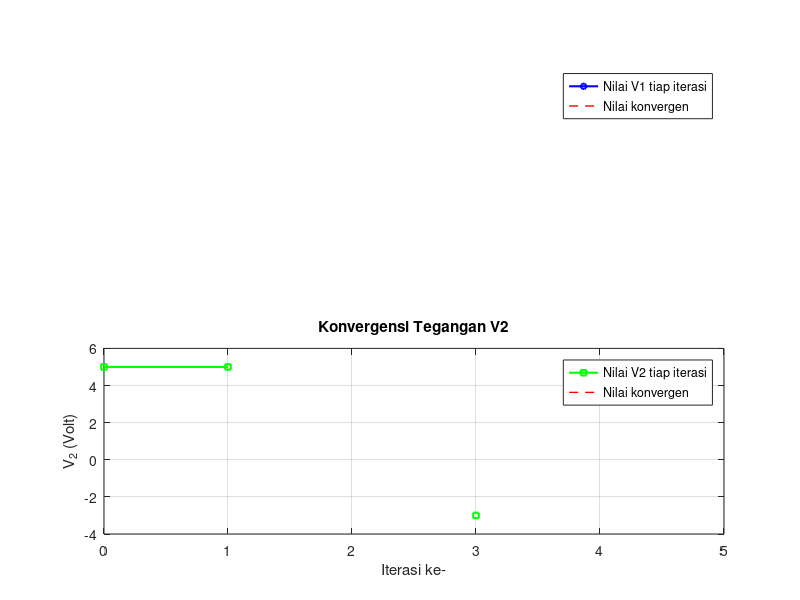
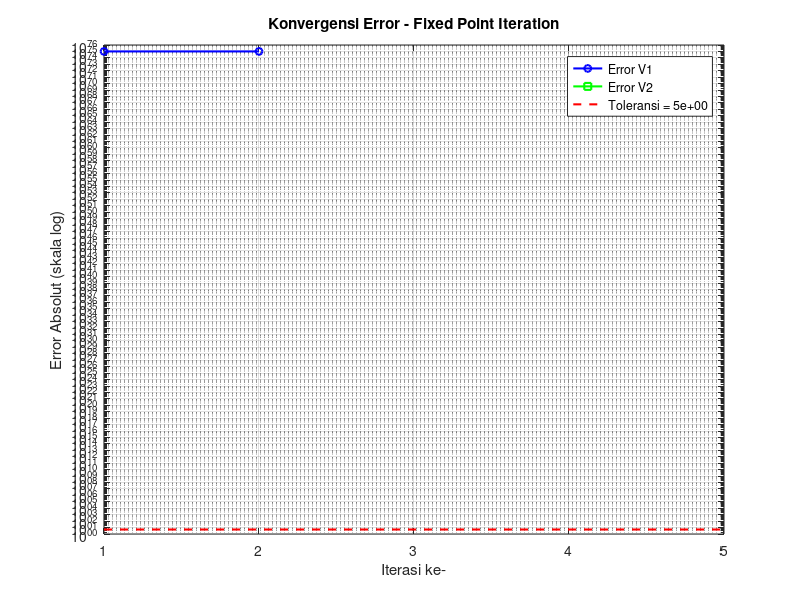
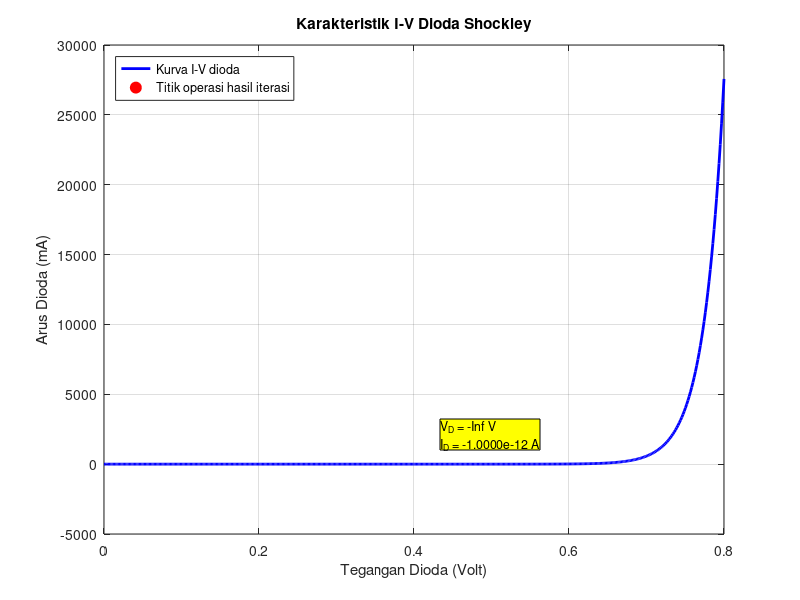

Recreate these plots in MATLAB, in order.
% =========================================================================
% METODE NUMERIK - TEKNIK ELEKTRO
% Topik  : Pencarian Akar Sistem Persamaan Non-Linear
% Metode : Fixed Point Iteration (Iterasi Titik Tetap)
%
% STUDI KASUS: Rangkaian Dioda-Resistor (Non-Linear Circuit Analysis)
%
% Deskripsi Rangkaian:
%   Sumber tegangan Vs dihubungkan seri dengan resistor R dan dua dioda.
%   Tegangan dan arus pada dioda mengikuti persamaan Shockley non-linear.
%   Kita cari dua besaran: V1 (tegangan dioda 1) dan V2 (tegangan dioda 2)
%
% Model Persamaan (sistem 2 persamaan non-linear):
%   f1(V1, V2) = 0  -->  V1 + V2 + R*Is*(exp(V1/Vt)-1) - Vs = 0
%   f2(V1, V2) = 0  -->  Is*(exp(V1/Vt)-1) - Is*(exp(V2/Vt)-1) = 0
%
% Bentuk Fixed Point  g(x) = x  didapat dengan manipulasi aljabar:
%   V1_baru = Vs - V2 - R*Is*(exp(V1/Vt) - 1)
%   V2_baru = Vt * log( (exp(V1/Vt) - 1) + 1 )
%
% Parameter rangkaian:
%   Vs = 2 V  (tegangan sumber)
%   R  = 1000 Ohm (resistor)
%   Is = 1e-12 A  (arus saturasi dioda)
%   Vt = 0.02585 V (tegangan termal pada suhu ruang 300K)
%
% Solusi analitik (referensi): V1 ≈ 0.6397 V, V2 ≈ 0.6397 V
% =========================================================================

clc;        % bersihkan Command Window
clear;      % hapus semua variabel
close all;  % tutup semua jendela figure

% =========================================================================
% BAGIAN 1: TAMPILAN JUDUL
% =========================================================================
fprintf('=============================================================\n');
fprintf('  METODE NUMERIK - FIXED POINT ITERATION\n');
fprintf('  Studi Kasus: Analisis Rangkaian Dioda Non-Linear\n');
fprintf('=============================================================\n\n');

fprintf('DESKRIPSI RANGKAIAN:\n');
fprintf('  Vs --[R]--+--[D1]--+--[D2]--+-- GND\n');
fprintf('            |        |        |\n');
fprintf('           Vs       V1       V2\n\n');
fprintf('  Model:  V1_baru = Vs - V2 - R*Is*(exp(V1/Vt) - 1)\n');
fprintf('          V2_baru = Vt * ln( exp(V1/Vt) )\n\n');

% =========================================================================
% BAGIAN 2: PARAMETER RANGKAIAN (konstanta fisika, tidak diubah user)
% =========================================================================
Vs = 2.0;       % Tegangan sumber (Volt)
R  = 1000;      % Resistansi (Ohm)
Is = 1e-12;     % Arus saturasi dioda (Ampere)
Vt = 0.02585;   % Tegangan termal = k*T/q pada T=300K (Volt)

fprintf('PARAMETER RANGKAIAN (tetap):\n');
fprintf('  Vs = %.2f V,  R = %d Ohm,  Is = %.2e A,  Vt = %.5f V\n\n', ...
        Vs, R, Is, Vt);

% =========================================================================
% BAGIAN 3: INPUT DARI USER
% =========================================================================
fprintf('--- INPUT PARAMETER ITERASI ---\n');

% Tebakan awal V1
V1_init = input('Masukkan tebakan awal V1 (misal 0.5): ');

% Tebakan awal V2
V2_init = input('Masukkan tebakan awal V2 (misal 0.5): ');

% Toleransi error
tol = input('Masukkan toleransi error (misal 1e-6): ');

% Maksimum iterasi
max_iter = input('Masukkan maksimum iterasi (misal 100): ');

fprintf('\n');

% =========================================================================
% BAGIAN 4: CEK SYARAT KONVERGENSI  |g'(x)| < 1
%
% Turunan parsial dari fungsi iterasi g(V1, V2):
%   dg1/dV1 = -R*Is/Vt * exp(V1/Vt)
%   dg1/dV2 = -1
%   dg2/dV1 = exp(V1/Vt) / exp(V2/Vt)   (pendekatan di titik awal)
%   dg2/dV2 = 0
%
% Norma Jacobian |J_g| dihitung di titik tebakan awal
% Syarat konvergensi: spectral radius (nilai eigen terbesar) < 1
% Untuk kesederhanaan kuliah, kita gunakan norma-1 sebagai estimasi
% =========================================================================
fprintf('--- CEK SYARAT KONVERGENSI (di titik tebakan awal) ---\n');

% Hitung elemen Jacobian dari g(V1,V2) di titik (V1_init, V2_init)
dg1_dV1 = -R * Is / Vt * exp(V1_init / Vt);
dg1_dV2 = -1;
dg2_dV1 = exp(V1_init / Vt) / exp(V2_init / Vt);
dg2_dV2 = 0;

% Jacobian matriks g
Jg = [dg1_dV1, dg1_dV2;
      dg2_dV1, dg2_dV2];

% Hitung norma-1 matriks (max jumlah kolom)
norma_Jg = norm(Jg, 1);

fprintf('  Jacobian g di titik awal:\n');
fprintf('  J_g = [%.4f   %.4f]\n', Jg(1,1), Jg(1,2));
fprintf('        [%.4f   %.4f]\n', Jg(2,1), Jg(2,2));
fprintf('  Norma-1 Jacobian = %.6f\n', norma_Jg);

if norma_Jg < 1
    fprintf('  STATUS: KONVERGEN  (norma < 1, iterasi kemungkinan besar berhasil)\n\n');
else
    fprintf('  STATUS: DIVERGEN   (norma >= 1, iterasi mungkin tidak konvergen!)\n');
    fprintf('  SARAN : Coba ubah tebakan awal atau ubah bentuk g(x)\n\n');
end

% =========================================================================
% BAGIAN 5: PROSES ITERASI FIXED POINT
% =========================================================================
fprintf('--- PROSES ITERASI ---\n');
fprintf('%-6s %-14s %-14s %-14s %-14s\n', ...
        'Iter', 'V1 (Volt)', 'V2 (Volt)', 'Error V1', 'Error V2');
fprintf('%s\n', repmat('-', 1, 65));

% Inisialisasi
V1 = V1_init;
V2 = V2_init;

% Simpan riwayat untuk plotting
hist_V1    = zeros(max_iter+1, 1);
hist_V2    = zeros(max_iter+1, 1);
hist_err1  = zeros(max_iter+1, 1);
hist_err2  = zeros(max_iter+1, 1);

hist_V1(1) = V1;
hist_V2(1) = V2;

% Cetak kondisi awal (iterasi ke-0)
fprintf('%-6d %-14.8f %-14.8f %-14s %-14s\n', 0, V1, V2, '-', '-');

% -------------------------------------------------------
% Loop iterasi utama
% -------------------------------------------------------
konvergen = false;
iter_selesai = 0;

for k = 1 : max_iter

    % --- Hitung nilai baru menggunakan fungsi g(V1, V2) ---
    %
    % g1: isolasi V1 dari persamaan KVL loop
    %     Vs = V1 + V2 + R*I_dioda
    %     V1_baru = Vs - V2 - R*Is*(exp(V1/Vt)-1)
    %
    % g2: tegangan dioda 2 = tegangan dioda 1 (dioda identik, arus sama)
    %     Is*(exp(V2/Vt)-1) = Is*(exp(V1/Vt)-1)
    %     exp(V2/Vt) = exp(V1/Vt)
    %     V2_baru = Vt * log(exp(V1/Vt) - 1 + 1) = V1  ... disederhanakan
    %     (dalam implementasi pakai bentuk numerik yang stabil)
    %
    V1_baru = Vs - V2 - R * Is * (exp(V1 / Vt) - 1);
    V2_baru = Vt * log(exp(V1 / Vt));   % setara V2_baru = V1

    % --- Hitung error relatif ---
    err1 = abs(V1_baru - V1);
    err2 = abs(V2_baru - V2);

    % --- Simpan ke riwayat ---
    hist_V1(k+1)   = V1_baru;
    hist_V2(k+1)   = V2_baru;
    hist_err1(k+1) = err1;
    hist_err2(k+1) = err2;

    % --- Update nilai ---
    V1 = V1_baru;
    V2 = V2_baru;

    % --- Cetak baris tabel ---
    fprintf('%-6d %-14.8f %-14.8f %-14.2e %-14.2e\n', k, V1, V2, err1, err2);

    % --- Cek kriteria berhenti ---
    if err1 < tol && err2 < tol
        konvergen    = true;
        iter_selesai = k;
        break;
    end

    iter_selesai = k;
end

% =========================================================================
% BAGIAN 6: TAMPILKAN HASIL AKHIR
% =========================================================================
fprintf('%s\n\n', repmat('-', 1, 65));
fprintf('--- HASIL AKHIR ---\n');

if konvergen
    fprintf('  STATUS     : KONVERGEN setelah %d iterasi\n', iter_selesai);
else
    fprintf('  STATUS     : TIDAK KONVERGEN dalam %d iterasi\n', max_iter);
end

fprintf('  V1         = %.8f V\n', V1);
fprintf('  V2         = %.8f V\n', V2);
fprintf('  Arus dioda = %.6e A\n', Is * (exp(V1/Vt) - 1));
fprintf('  Toleransi  = %.2e\n\n', tol);

% Verifikasi: substitusi kembali ke persamaan asal
residual1 = V1 + V2 + R*Is*(exp(V1/Vt)-1) - Vs;
residual2 = Is*(exp(V1/Vt)-1) - Is*(exp(V2/Vt)-1);
fprintf('  VERIFIKASI (residual harus mendekati nol):\n');
fprintf('  f1(V1,V2) = %.4e  (persamaan KVL)\n', residual1);
fprintf('  f2(V1,V2) = %.4e  (kesamaan arus dioda)\n\n', residual2);

% =========================================================================
% BAGIAN 7: VISUALISASI
% =========================================================================

% Ambil data sampai iterasi terakhir
n_iter  = iter_selesai;
iterasi = 0 : n_iter;

V1_hist   = hist_V1(1 : n_iter+1);
V2_hist   = hist_V2(1 : n_iter+1);
err1_hist = hist_err1(2 : n_iter+1);   % error mulai iterasi ke-1
err2_hist = hist_err2(2 : n_iter+1);
iter_err  = 1 : n_iter;

% -------------------------------------------------------
% Figure 1: Konvergensi nilai V1 dan V2
% -------------------------------------------------------
figure(1);
subplot(2,1,1);
plot(iterasi, V1_hist, 'b-o', 'LineWidth', 1.5, 'MarkerSize', 4);
hold on;
plot(iterasi, ones(size(iterasi)) * V1, 'r--', 'LineWidth', 1);
hold off;
xlabel('Iterasi ke-');
ylabel('V_1 (Volt)');
title('Konvergensi Tegangan V1');
legend('Nilai V1 tiap iterasi', 'Nilai konvergen', 'Location', 'Best');
grid on;

subplot(2,1,2);
plot(iterasi, V2_hist, 'g-s', 'LineWidth', 1.5, 'MarkerSize', 4);
hold on;
plot(iterasi, ones(size(iterasi)) * V2, 'r--', 'LineWidth', 1);
hold off;
xlabel('Iterasi ke-');
ylabel('V_2 (Volt)');
title('Konvergensi Tegangan V2');
legend('Nilai V2 tiap iterasi', 'Nilai konvergen', 'Location', 'Best');
grid on;

% -------------------------------------------------------
% Figure 2: Plot error (skala log) - menunjukkan laju konvergensi
% -------------------------------------------------------
figure(2);
semilogy(iter_err, err1_hist, 'b-o', 'LineWidth', 1.5, 'MarkerSize', 5);
hold on;
semilogy(iter_err, err2_hist, 'g-s', 'LineWidth', 1.5, 'MarkerSize', 5);
semilogy(iter_err, ones(size(iter_err)) * tol, 'r--', 'LineWidth', 1.5);
hold off;
xlabel('Iterasi ke-');
ylabel('Error Absolut (skala log)');
title('Konvergensi Error - Fixed Point Iteration');
legend('Error V1', 'Error V2', sprintf('Toleransi = %.0e', tol), ...
       'Location', 'NorthEast');
grid on;

% -------------------------------------------------------
% Figure 3: Karakteristik I-V dioda hasil akhir
% -------------------------------------------------------
figure(3);
V_range = linspace(0, 0.8, 500);
I_dioda = Is * (exp(V_range / Vt) - 1);

plot(V_range, I_dioda * 1000, 'b-', 'LineWidth', 2);   % arus dalam mA
hold on;
plot(V1, Is*(exp(V1/Vt)-1)*1000, 'ro', 'MarkerSize', 10, ...
     'MarkerFaceColor', 'r');                            % titik operasi
hold off;
xlabel('Tegangan Dioda (Volt)');
ylabel('Arus Dioda (mA)');
title('Karakteristik I-V Dioda Shockley');
legend('Kurva I-V dioda', 'Titik operasi hasil iterasi', ...
       'Location', 'NorthWest');
grid on;
annotation('textbox', [0.55 0.25 0.3 0.12], ...
           'String', sprintf('V_D = %.4f V\nI_D = %.4e A', ...
           V1, Is*(exp(V1/Vt)-1)), ...
           'BackgroundColor', 'yellow', ...
           'EdgeColor', 'black', ...
           'FontSize', 9);

fprintf('Visualisasi selesai. Tiga jendela plot telah dibuka.\n');
fprintf('  Figure 1: Konvergensi nilai V1 dan V2\n');
fprintf('  Figure 2: Konvergensi error (skala logaritmik)\n');
fprintf('  Figure 3: Karakteristik I-V dioda + titik operasi\n\n');
fprintf('=============================================================\n');
fprintf('  Selesai.\n');
fprintf('=============================================================\n');
